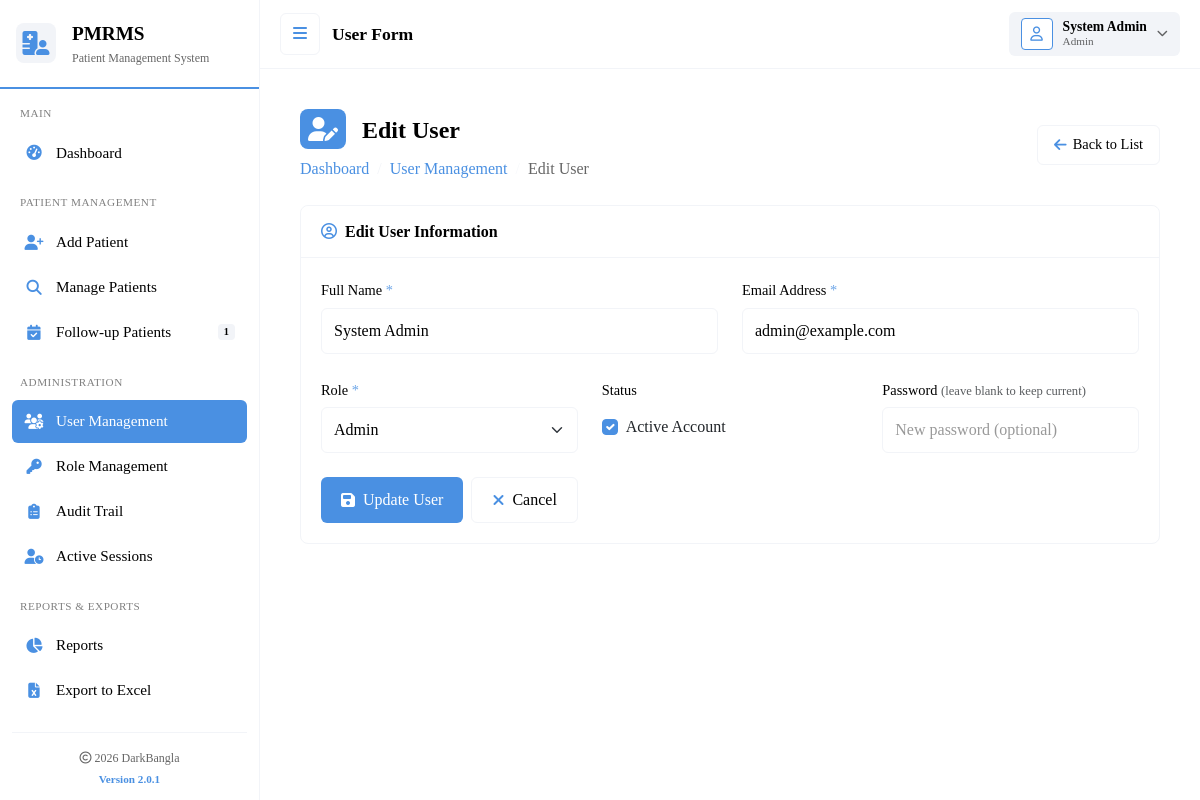
The page /?r=users/form&id=1 (signed in) on the database its author committed.
### tables this page shows
CREATE TABLE `users` (
  `id` int(11) NOT NULL,
  `name` varchar(100) NOT NULL,
  `designation` varchar(100) DEFAULT NULL,
  `degree` varchar(100) DEFAULT NULL,
  `phone` varchar(30) DEFAULT NULL,
  `email` varchar(120) NOT NULL,
  `address` varchar(255) DEFAULT NULL,
  `location1` varchar(100) DEFAULT NULL,
  `location2` varchar(100) DEFAULT NULL,
  `location3` varchar(100) DEFAULT NULL,
  `role_type` enum('Admin','Doctor','Medical Staff','Receptionist','Viewer') NOT NULL DEFAULT 'Doctor',
  `password_hash` varchar(255) NOT NULL,
  `is_active` tinyint(1) NOT NULL DEFAULT 1,
  `created_at` timestamp NOT NULL DEFAULT current_timestamp()
);

### src/users/form.php (the view, shortened to what the rows shown need)
<?php
require_once __DIR__.'/../includes/db.php';
require_once __DIR__.'/../includes/auth.php';
require_once __DIR__.'/../includes/permissions.php';
require_once __DIR__.'/../includes/audit.php';
$id = isset($_GET['id']) ? (int)$_GET['id'] : 0;
$roles = [];
try {
    $roles = $pdo->query("SELECT name FROM roles ORDER BY name")->fetchAll(PDO::FETCH_COLUMN);
} catch (PDOException $e) {
    error_log("Error fetching roles: " . $e->getMessage());
    $roles = ['Admin', 'Doctor', 'Medical Staff', 'Receptionist', 'Viewer'];
}
$data = ['name' => '', 'email' => '', 'role_type' => 'Doctor', 'is_active' => 1];
if ($id) {
    try {
        $stmt = $pdo->prepare("SELECT * FROM users WHERE id = ?");
        $stmt->execute([$id]);
        $data = $stmt->fetch();
    } catch (PDOException $e) {
        error_log("Error fetching user: " . $e->getMessage());
        $_SESSION['flash_message'] = [
            'type' => 'danger',
            'text' => 'Database error occurred'
        ];
        header('Location: ?r=users');
        exit;
    }
}
include __DIR__.'/../templates/header.php';
?>
<div class="content-wrapper">
    <div class="page-header d-flex justify-content-between align-items-center">
        <div>
            <h4><i class="fa-solid fa-user-pen"></i> <?= $id ? 'Edit' : 'Add' ?> User</h4>
            <nav aria-label="breadcrumb">
                <ol class="breadcrumb">
                    <li class="breadcrumb-item"><a href="?r=dashboard">Dashboard</a></li>
                    <li class="breadcrumb-item"><a href="?r=users">User Management</a></li>
                    <li class="breadcrumb-item active"><?= $id ? 'Edit' : 'Add' ?> User</li>
                </ol>
            </nav>
        </div>
        <a href="?r=users" class="btn-outline-secondary btn-sm">
            <i class="fa-solid fa-arrow-left"></i> Back to List
        </a>
    </div>
    <div class="form-card">
        <div class="card-header">
            <h6><i class="fa-regular fa-circle-user me-2"></i><?= $id ? 'Edit' : 'New' ?> User Information</h6>
        </div>
        <div class="card-body">
            <form method="post">
                <div class="row g-4">
                    <div class="col-md-6">
                        <label class="form-label">Full Name <span class="text-danger">*</span></label>
                        <input type="text" name="name" class="form-control" required
                               value="<?= htmlspecialchars($data['name']) ?>" placeholder="Enter full name">
                    </div>
                    <div class="col-md-6">
                        <label class="form-label">Email Address <span class="text-danger">*</span></label>
                        <input type="email" name="email" class="form-control" required
                               value="<?= htmlspecialchars($data['email']) ?>" placeholder="user@example.com">
                    </div>
                    <div class="col-md-4">
                        <label class="form-label">Role <span class="text-danger">*</span></label>
                        <select name="role_type" class="form-select" required>
                            <?php foreach ($roles as $role): ?>
                                <option value="<?= htmlspecialchars($role) ?>" <?= $data['role_type'] == $role ? 'selected' : '' ?>>
                                    <?= htmlspecialchars($role) ?>
                                </option>
                            <?php endforeach; ?>
                        </select>
                    </div>
                    <div class="col-md-4">
                        <label class="form-label">Status</label>
                        <div class="form-check mt-2">
                            <input type="checkbox" name="is_active" class="form-check-input" id="is_active" value="1" <?= $data['is_active'] ? 'checked' : '' ?>>
                            <label class="form-check-label" for="is_active">Active Account</label>
                        </div>
                    </div>
                    <div class="col-md-4">
                        <label class="form-label">Password <?= $id ? '<small class="text-muted">(leave blank to keep current)</small>' : '' ?></label>
                        <input type="password" name="password" class="form-control" <?= !$id ? 'required' : '' ?>
                               placeholder="<?= !$id ? 'Enter password' : 'New password (optional)' ?>">
                    </div>
                </div>
                <div class="mt-4 d-flex gap-2">
                    <button type="submit" class="btn-primary">
                        <i class="fa-solid fa-save"></i> <?= $id ? 'Update' : 'Create' ?> User
                    </button>
                    <a href="?r=users" class="btn-secondary">
                        <i class="fa-solid fa-times"></i> Cancel
                    </a>
                </div>
            </form>
        </div>
    </div>
</div>
<?php include __DIR__.'/../templates/footer.php'; ?>

### src/templates/header.php (shortened to what the rows shown need)
<?php
$configPath = __DIR__ . '/../../config/config.php';
if (file_exists($configPath)) {
    $config = require $configPath;
} else {
    $config = ['app' => ['base_url' => '']];
}
$base = $config['app']['base_url'] ?? '';
$current_user = null;
if (function_exists('user')) {
    $current_user = user();
}
$current_route = $_GET['r'] ?? 'dashboard';
$due_count = 0;
if (isset($pdo) && function_exists('has_permission') && has_permission($pdo, 'menu.patients.followup')) {
    try {
        $due_count = $pdo->query("SELECT COUNT(*) FROM followups WHERE DATE(followup_at) <= DATE(NOW())")->fetchColumn();
    } catch (Exception $e) {
    }
}
?>
<!doctype html>
<html lang="en">
<head>
<link href="https://cdn.jsdelivr.net/npm/bootstrap@5.3.3/dist/css/bootstrap.min.css" rel="stylesheet">
<link href="https://cdnjs.cloudflare.com/ajax/libs/font-awesome/6.5.0/css/all.min.css" rel="stylesheet">
<link href="<?=$base?>/assets/css/app.css" rel="stylesheet">
</head>
<body class="bg-white">
<div class="d-flex">
    <nav id="sidebar">
        <div class="sidebar-header d-flex align-items-center gap-3">
            <div class="logo-icon">
                <i class="fa-solid fa-hospital-user"></i>
            </div>
            <div>
                <div class="logo-text">PMRMS</div>
                <div class="logo-subtext">Patient Management System</div>
            </div>
        </div>
        <div class="sidebar-content">
            <div class="nav-section">
                <div class="nav-section-title">Main</div>
                <ul class="list-unstyled">
                    <li class="nav-item">
                        <a class="nav-link-custom <?= $current_route == 'dashboard' ? 'active' : '' ?>" href="?r=dashboard">
                            <i class="fa-solid fa-gauge-high"></i>
                            <span>Dashboard</span>
                        </a>
                    </li>
                </ul>
            </div>
<?php if (isset($pdo) && function_exists('has_permission') && has_permission($pdo, 'menu.patients')): ?>
<div class="nav-section">
    <div class="nav-section-title">Patient Management</div>
    <ul class="list-unstyled">
        <?php if (has_permission($pdo, 'menu.patients.add') || has_permission($pdo, 'button.patient.add')): ?>
        <li class="nav-item">
            <a class="nav-link-custom <?= (strpos($current_route, 'patients/add') !== false) ? 'active' : '' ?>" href="?r=patients/add">
                <i class="fa-solid fa-user-plus"></i>
                <span>Add Patient</span>
            </a>
        </li>
        <?php endif; ?>
        <?php if (has_permission($pdo, 'menu.patients.manage')): ?>
        <li class="nav-item">
            <a class="nav-link-custom <?= (strpos($current_route, 'patients/manage') !== false) ? 'active' : '' ?>" href="?r=patients/manage">
                <i class="fa-solid fa-magnifying-glass"></i>
                <span>Manage Patients</span>
            </a>
        </li>
        <?php endif; ?>
        <?php if (has_permission($pdo, 'menu.patients.followup')): ?>
        <li class="nav-item">
            <a class="nav-link-custom <?= (strpos($current_route, 'patients/followup') !== false) ? 'active' : '' ?>" href="?r=patients/followup">
                <i class="fa-solid fa-calendar-check"></i>
                <span>Follow-up Patients</span>
                <?php if ($due_count > 0): ?>
                <span class="badge"><?= $due_count ?></span>
                <?php endif; ?>
            </a>
        </li>
        <?php endif; ?>
    </ul>
</div>
<?php endif; ?>
<?php if (isset($pdo) && function_exists('has_permission') && (has_permission($pdo, 'menu.users') ||
          has_permission($pdo, 'menu.roles') ||
          has_permission($pdo, 'menu.audit'))): ?>
<div class="nav-section">
    <div class="nav-section-title">Administration</div>
    <ul class="list-unstyled">
        <?php if (has_permission($pdo, 'menu.users')): ?>
        <li class="nav-item">
            <a class="nav-link-custom <?= (strpos($current_route, 'users') !== false && $current_route != 'users/roles' && $current_route != 'users/role_permissions' && $current_route != 'users/user_permissions') ? 'active' : '' ?>" href="?r=users">
                <i class="fa-solid fa-users-gear"></i>
                <span>User Management</span>
            </a>
        </li>
        <?php endif; ?>
        <?php if (has_permission($pdo, 'menu.roles')): ?>
        <li class="nav-item">
            <a class="nav-link-custom <?= (strpos($current_route, 'users/roles') !== false) ? 'active' : '' ?>" href="?r=users/roles">
                <i class="fa-solid fa-key"></i>
                <span>Role Management</span>
            </a>
        </li>
        <?php endif; ?>
        <?php if (has_permission($pdo, 'menu.audit')): ?>
        <li class="nav-item">
            <a class="nav-link-custom <?= (strpos($current_route, 'audit') !== false && $current_route != 'audit/active') ? 'active' : '' ?>" href="?r=audit">
                <i class="fa-solid fa-clipboard-list"></i>
                <span>Audit Trail</span>
            </a>
        </li>
        <?php endif; ?>
        <?php if (has_permission($pdo, 'menu.audit.sessions')): ?>
        <li class="nav-item">
            <a class="nav-link-custom <?= ($current_route == 'audit/active') ? 'active' : '' ?>" href="?r=audit/active">
                <i class="fa-solid fa-user-clock"></i>
                <span>Active Sessions</span>
            </a>
        </li>
        <?php endif; ?>
    </ul>
</div>
<?php endif; ?>
<?php if (isset($pdo) && function_exists('has_permission') && (has_permission($pdo, 'menu.reports') || has_permission($pdo, 'export.excel'))): ?>
<div class="nav-section">
    <div class="nav-section-title">Reports & Exports</div>
    <ul class="list-unstyled">
        <?php if (has_permission($pdo, 'menu.reports')): ?>
        <li class="nav-item">
            <a class="nav-link-custom <?= (strpos($current_route, 'reports') !== false) ? 'active' : '' ?>" href="?r=reports">
                <i class="fa-solid fa-chart-pie"></i>
                <span>Reports</span>
            </a>
        </li>
        <?php endif; ?>
        <?php if (has_permission($pdo, 'export.excel')): ?>
        <li class="nav-item">
            <a class="nav-link-custom <?= ($current_route == 'exports') ? 'active' : '' ?>" href="?r=exports">
                <i class="fa-solid fa-file-excel"></i>
                <span>Export to Excel</span>
            </a>
        </li>
        <?php endif; ?>
    </ul>
</div>
<?php endif; ?>
        <div class="sidebar-footer">
            <div class="footer-copyright">
                <i class="fa-regular fa-copyright"></i> <?=date('Y')?> DarkBangla
            </div>
            <div class="footer-version">
                Version 2.0.1
            </div>
        </div>
    </nav>
    <div class="main-content">
        <nav class="top-nav d-flex justify-content-between align-items-center">
            <div class="d-flex align-items-center">
                <button class="toggle-btn" id="toggleSidebar">
                    <i class="fa-solid fa-bars"></i>
                </button>
                <span class="page-title">
                    <?php
                    $titles = [
                        'dashboard' => 'Dashboard',
                        'patients/add' => 'Add Patient',
                        'patients/manage' => 'Manage Patients',
                        'patients/followup' => 'Follow-up Patients',
                        'patients/profile' => 'Patient Profile',
                        'patients/view' => 'Patient Details',
                        'patients/edit' => 'Edit Patient',
                        'users' => 'User Management',
                        'users/form' => 'User Form',
                        'users/roles' => 'Role Management',
                        'users/role_permissions' => 'Role Permissions',
                        'users/user_permissions' => 'User Permissions',
                        'audit' => 'Audit Trail',
                        'audit/active' => 'Active Users',
                        'reports' => 'Reports',
                        'exports' => 'Export Data',
                        'profile' => 'My Profile',
                    ];
                    echo $titles[$current_route] ?? 'Dashboard';
                    ?>
                </span>
            </div>
            <div class="user-menu">
                <div class="dropdown">
                    <div class="user-info" data-bs-toggle="dropdown" aria-expanded="false">
                        <div class="user-avatar">
                            <i class="fa-regular fa-user"></i>
                        </div>
                        <div class="user-details">
                            <div class="user-name"><?=htmlspecialchars($current_user['name'] ?? 'User')?></div>
                            <div class="user-role"><?=htmlspecialchars($current_user['role_type'] ?? '')?></div>
                        </div>
                        <i class="fa-solid fa-chevron-down" style="font-size: 0.7rem; color: var(--black); opacity: 0.6;"></i>
                    </div>
                </div>
            </div>
        </nav>
        <main class="content-wrapper">

### rows shown on the page
users: name "System Admin", role_type "Admin", email "admin@example.com", is_active "☑"

### other values the page prints
$due_count "1"
$titles[$current_route] "User Form"
